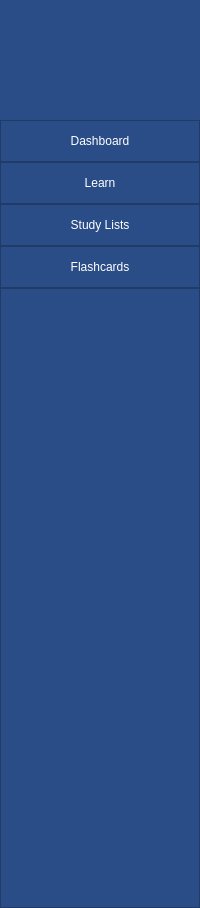
     <widget class="QFrame" name="side_bar">
      <property name="minimumSize">
       <size>
        <width>200</width>
        <height>0</height>
       </size>
      </property>
      <property name="maximumSize">
       <size>
        <width>200</width>
        <height>900</height>
       </size>
      </property>
      <property name="styleSheet">
       <string notr="true">background-color: rgb(58, 74, 97);</string>
      </property>
      <property name="frameShape">
       <enum>QFrame::NoFrame</enum>
      </property>
      <property name="frameShadow">
       <enum>QFrame::Raised</enum>
      </property>
      <layout class="QVBoxLayout" name="verticalLayout_7">
       <property name="spacing">
        <number>0</number>
       </property>
       <property name="leftMargin">
        <number>0</number>
       </property>
       <property name="topMargin">
        <number>0</number>
       </property>
       <property name="rightMargin">
        <number>0</number>
       </property>
       <property name="bottomMargin">
        <number>0</number>
       </property>
       <item>
        <widget class="QFrame" name="leftBar_top">
         <property name="minimumSize">
          <size>
           <width>0</width>
           <height>120</height>
          </size>
         </property>
         <property name="maximumSize">
          <size>
           <width>250</width>
           <height>120</height>
          </size>
         </property>
         <property name="styleSheet">
          <string notr="true">background-color: #2A4D87;</string>
         </property>
         <property name="frameShape">
          <enum>QFrame::NoFrame</enum>
         </property>
         <property name="frameShadow">
          <enum>QFrame::Raised</enum>
         </property>
        </widget>
       </item>
       <item>
        <widget class="QFrame" name="buttons">
         <property name="minimumSize">
          <size>
           <width>0</width>
           <height>0</height>
          </size>
         </property>
         <property name="maximumSize">
          <size>
           <width>16777215</width>
           <height>16777215</height>
          </size>
         </property>
         <property name="styleSheet">
          <string notr="true">background-color: #2A4D87;</string>
         </property>
         <property name="frameShape">
          <enum>QFrame::NoFrame</enum>
         </property>
         <property name="frameShadow">
          <enum>QFrame::Raised</enum>
         </property>
         <layout class="QVBoxLayout" name="verticalLayout_98">
          <property name="spacing">
           <number>0</number>
          </property>
          <property name="leftMargin">
           <number>0</number>
          </property>
          <property name="topMargin">
           <number>0</number>
          </property>
          <property name="rightMargin">
           <number>0</number>
          </property>
          <property name="bottomMargin">
           <number>0</number>
          </property>
          <item>
           <widget class="QFrame" name="button_dashboard_frame">
            <property name="styleSheet">
             <string notr="true">QListWidget{
border: solid lightgray;
border-width: 0px 1px 0px 0px;
}</string>
            </property>
            <property name="frameShape">
             <enum>QFrame::StyledPanel</enum>
            </property>
            <property name="frameShadow">
             <enum>QFrame::Raised</enum>
            </property>
            <layout class="QVBoxLayout" name="verticalLayout_2">
             <property name="spacing">
              <number>0</number>
             </property>
             <property name="leftMargin">
              <number>0</number>
             </property>
             <property name="topMargin">
              <number>0</number>
             </property>
             <property name="rightMargin">
              <number>0</number>
             </property>
             <property name="bottomMargin">
              <number>0</number>
             </property>
             <item>
              <widget class="QPushButton" name="button_dashboard">
               <property name="minimumSize">
                <size>
                 <width>0</width>
                 <height>40</height>
                </size>
               </property>
               <property name="maximumSize">
                <size>
                 <width>16777215</width>
                 <height>16777215</height>
                </size>
               </property>
               <property name="cursor">
                <cursorShape>PointingHandCursor</cursorShape>
               </property>
               <property name="layoutDirection">
                <enum>Qt::LeftToRight</enum>
               </property>
               <property name="styleSheet">
                <string notr="true">color: rgb(255, 255, 255);</string>
               </property>
               <property name="text">
                <string>Dashboard</string>
               </property>
               <property name="checkable">
                <bool>true</bool>
               </property>
               <property name="flat">
                <bool>true</bool>
               </property>
              </widget>
             </item>
            </layout>
           </widget>
          </item>
          <item>
           <widget class="QFrame" name="button_learn_frame">
            <property name="frameShape">
             <enum>QFrame::StyledPanel</enum>
            </property>
            <property name="frameShadow">
             <enum>QFrame::Raised</enum>
            </property>
            <layout class="QVBoxLayout" name="verticalLayout_94">
             <property name="spacing">
              <number>0</number>
             </property>
             <property name="leftMargin">
              <number>0</number>
             </property>
             <property name="topMargin">
              <number>0</number>
             </property>
             <property name="rightMargin">
              <number>0</number>
             </property>
             <property name="bottomMargin">
              <number>0</number>
             </property>
             <item>
              <widget class="QPushButton" name="button_learn">
               <property name="minimumSize">
                <size>
                 <width>0</width>
                 <height>40</height>
                </size>
               </property>
               <property name="maximumSize">
                <size>
                 <width>16777215</width>
                 <height>16777215</height>
                </size>
               </property>
               <property name="cursor">
                <cursorShape>PointingHandCursor</cursorShape>
               </property>
               <property name="styleSheet">
                <string notr="true">color: rgb(255, 255, 255);</string>
               </property>
               <property name="text">
                <string>Learn</string>
               </property>
               <property name="checkable">
                <bool>true</bool>
               </property>
               <property name="flat">
                <bool>true</bool>
               </property>
              </widget>
             </item>
            </layout>
           </widget>
          </item>
          <item>
           <widget class="QFrame" name="button_studylist_frame">
            <property name="frameShape">
             <enum>QFrame::StyledPanel</enum>
            </property>
            <property name="frameShadow">
             <enum>QFrame::Raised</enum>
            </property>
            <layout class="QVBoxLayout" name="verticalLayout_95">
             <property name="spacing">
              <number>0</number>
             </property>
             <property name="leftMargin">
              <number>0</number>
             </property>
             <property name="topMargin">
              <number>0</number>
             </property>
             <property name="rightMargin">
              <number>0</number>
             </property>
             <property name="bottomMargin">
              <number>0</number>
             </property>
             <item>
              <widget class="QPushButton" name="button_studylist">
               <property name="minimumSize">
                <size>
                 <width>0</width>
                 <height>40</height>
                </size>
               </property>
               <property name="maximumSize">
                <size>
                 <width>16777215</width>
                 <height>16777215</height>
                </size>
               </property>
               <property name="cursor">
                <cursorShape>PointingHandCursor</cursorShape>
               </property>
               <property name="styleSheet">
                <string notr="true">color: rgb(255, 255, 255);</string>
               </property>
               <property name="text">
                <string>Study Lists</string>
               </property>
               <property name="checkable">
                <bool>true</bool>
               </property>
               <property name="flat">
                <bool>true</bool>
               </property>
              </widget>
             </item>
            </layout>
           </widget>
          </item>
          <item>
           <widget class="QFrame" name="button_flashcards_frame">
            <property name="frameShape">
             <enum>QFrame::StyledPanel</enum>
            </property>
            <property name="frameShadow">
             <enum>QFrame::Raised</enum>
            </property>
            <layout class="QVBoxLayout" name="verticalLayout_97">
             <property name="spacing">
              <number>0</number>
             </property>
             <property name="leftMargin">
              <number>0</number>
             </property>
             <property name="topMargin">
              <number>0</number>
             </property>
             <property name="rightMargin">
              <number>0</number>
             </property>
             <property name="bottomMargin">
              <number>0</number>
             </property>
             <item>
              <widget class="QPushButton" name="button_flashcards">
               <property name="minimumSize">
                <size>
                 <width>0</width>
                 <height>40</height>
                </size>
               </property>
               <property name="maximumSize">
                <size>
                 <width>16777215</width>
                 <height>16777215</height>
                </size>
               </property>
               <property name="cursor">
                <cursorShape>PointingHandCursor</cursorShape>
               </property>
               <property name="styleSheet">
                <string notr="true">color: rgb(255, 255, 255);</string>
               </property>
               <property name="text">
                <string>Flashcards</string>
               </property>
               <property name="checkable">
                <bool>true</bool>
               </property>
               <property name="flat">
                <bool>true</bool>
               </property>
              </widget>
             </item>
            </layout>
           </widget>
          </item>
         </layout>
        </widget>
       </item>
       <item>
        <widget class="QFrame" name="frame_3">
         <property name="minimumSize">
          <size>
           <width>0</width>
           <height>620</height>
          </size>
         </property>
         <property name="maximumSize">
          <size>
           <width>16777215</width>
           <height>620</height>
          </size>
         </property>
         <property name="styleSheet">
          <string notr="true">background-color: #2A4D87;</string>
         </property>
         <property name="frameShape">
          <enum>QFrame::StyledPanel</enum>
         </property>
         <property name="frameShadow">
          <enum>QFrame::Raised</enum>
         </property>
        </widget>
       </item>
      </layout>
     </widget>
